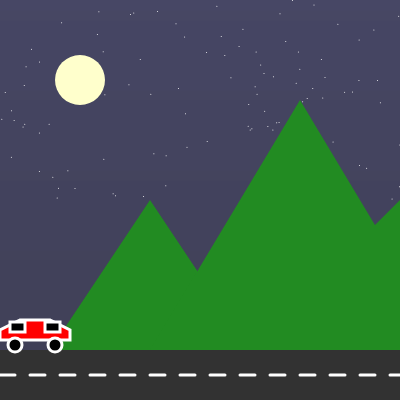
Frame 1 (no input)
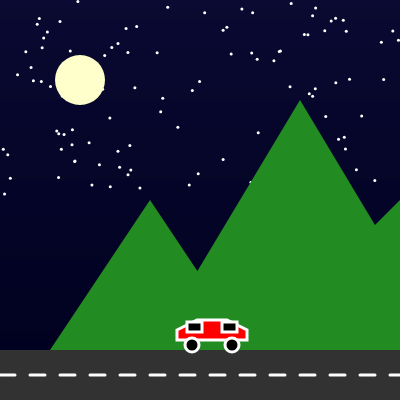
Frame 60 (no input)
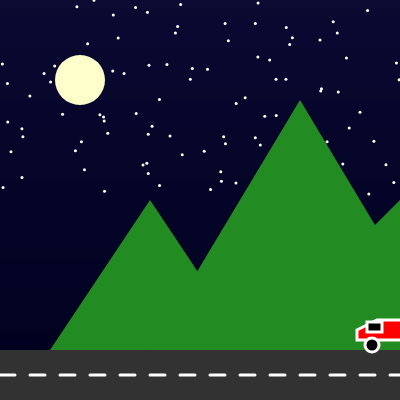
Frame 120 (the mouse pressed at the canvas centre since frame 60)

The p5.js sketch that drew these frames (run headless with seeded random() and noise() and a simulated clock; from frame 60 on, the mouse is pressed at the canvas centre):

// p5.js sketch
// ── sketch.js
let carX = 0;

function setup() {
  createCanvas(400, 400); // Set the canvas size to 400x400 pixels
}

function draw() {
  // Background elements
  backgroundNightSky();
  drawMoon();
  drawMountains();

  // Foreground elements
  drawRoad();
  drawCar(carX, height - 50); // Adjust the car's y-position

  // Update car position
  carX += 3; // Adjust the car's speed for better visibility on a smaller canvas
  if (carX > width) {
    carX = -100; // Reset car position
  }
}

// Function to draw gradient night sky with stars
function backgroundNightSky() {
  for (let y = 0; y < height; y++) {
    let inter = map(y, 0, height, 0, 1);
    let c = lerpColor(color(10, 10, 50), color(0, 0, 30), inter);
    stroke(c);
    line(0, y, width, y);
  }
  
  // Draw stars
  for (let i = 0; i < 100; i++) {
    let x = random(width);
    let y = random(height / 2);
    stroke(255);
    point(x, y);
  }
}

// Function to draw the moon
function drawMoon() {
  noStroke();
  fill(255, 255, 204);
  ellipse(80, 80, 50, 50);
}

// Function to draw mountains touching the road boundary
function drawMountains() {
  fill(34, 139, 34);
  triangle(50, height - 50, 150, height - 200, 250, height - 50);
  triangle(150, height - 50, 300, height - 300, 450, height - 50);
  triangle(250, height - 50, 400, height - 200, 550, height - 50);
}

// Function to draw the road
function drawRoad() {
  fill(50);
  rect(0, height - 50, width, 50);

  // Draw road lines
  stroke(255);
  strokeWeight(3);
  for (let i = 0; i < width; i += 30) {
    line(i, height - 25, i + 15, height - 25);
  }
}

// Function to draw the car
function drawCar(x, y) {
  // Draw car body
  fill(255, 0, 0);
  beginShape();
  vertex(x, y - 20);
  vertex(x + 20, y - 30);
  vertex(x + 50, y - 30);
  vertex(x + 70, y - 20);
  vertex(x + 70, y - 10);
  vertex(x, y - 10);
  endShape(CLOSE);

  // Draw windows
  fill(0);
  rect(x + 10, y - 28, 15, 10);
  rect(x + 45, y - 28, 15, 10);

  // Draw wheels
  fill(0);
  ellipse(x + 15, y - 5, 14, 14);
  ellipse(x + 55, y - 5, 14, 14);
}
